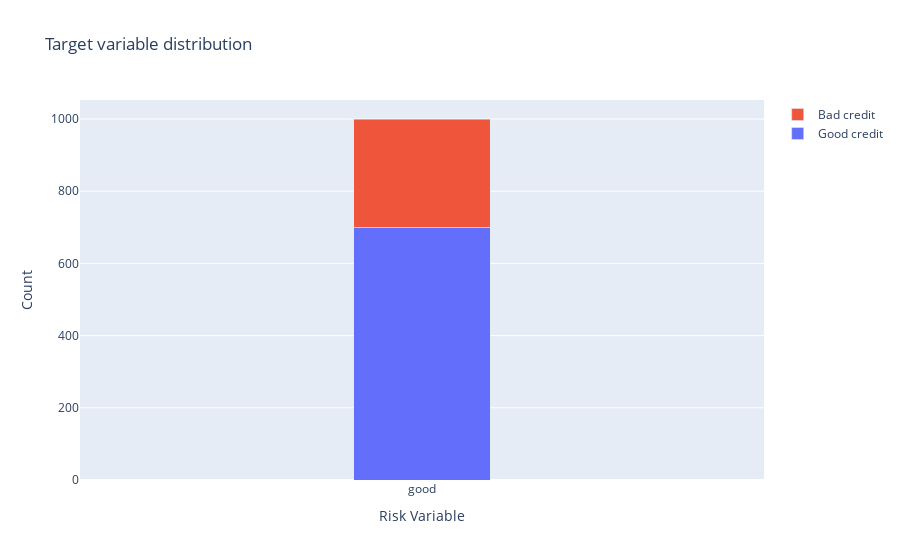

The code cell stored with this chart in its notebook:
### Code cell
data = [trace0, trace1]

layout = go.Layout(
    yaxis=dict(title='Count'),
    xaxis=dict(title='Risk Variable'),
    title='Target variable distribution',
    barmode='stack'
)

fig = go.Figure(data=data, layout=layout)

py.iplot(fig, filename='stacked-bar')

### Figure 1 — Plotly figure (JSON) as saved in the notebook; plotly's stock layout.template omitted (floating-point values rounded to 4 significant figures)
{"data": [{"name": "Good credit", "type": "bar", "width": [0.2, 0.2], "x": ["good", "bad"], "y": [700]}, {"name": "Bad credit", "type": "bar", "width": [0.2, 0.2], "x": ["good", "bad"], "y": [300]}], "layout": {"barmode": "stack", "title": {"text": "Target variable distribution"}, "xaxis": {"title": {"text": "Risk Variable"}}, "yaxis": {"title": {"text": "Count"}}}}
